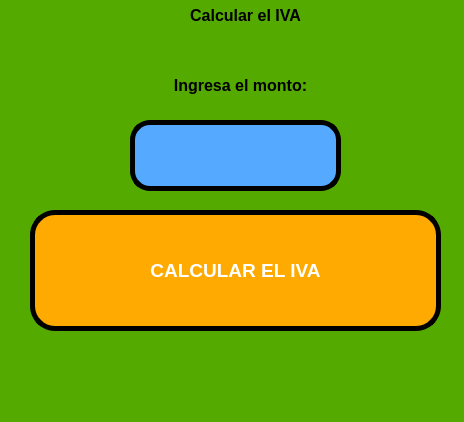
<?xml version="1.0" encoding="UTF-8"?>
<ui version="4.0">
 <class>MainWindow</class>
 <widget class="QMainWindow" name="MainWindow">
  <property name="geometry">
   <rect>
    <x>0</x>
    <y>0</y>
    <width>464</width>
    <height>422</height>
   </rect>
  </property>
  <property name="windowTitle">
   <string>MainWindow</string>
  </property>
  <property name="styleSheet">
   <string notr="true">background-color: rgb(85, 170, 0);</string>
  </property>
  <widget class="QWidget" name="centralwidget">
   <widget class="QPushButton" name="btn_calcular">
    <property name="geometry">
     <rect>
      <x>30</x>
      <y>210</y>
      <width>411</width>
      <height>121</height>
     </rect>
    </property>
    <property name="font">
     <font>
      <pointsize>14</pointsize>
      <weight>75</weight>
      <bold>true</bold>
     </font>
    </property>
    <property name="layoutDirection">
     <enum>Qt::LeftToRight</enum>
    </property>
    <property name="styleSheet">
     <string notr="true">background-color: rgb(255, 170, 0);
color: rgb(255, 255, 255);
border-radius: 25px;
border:  5px solid black;</string>
    </property>
    <property name="text">
     <string>CALCULAR EL IVA</string>
    </property>
   </widget>
   <widget class="QLabel" name="label">
    <property name="geometry">
     <rect>
      <x>140</x>
      <y>60</y>
      <width>201</width>
      <height>51</height>
     </rect>
    </property>
    <property name="text">
     <string>&lt;html&gt;&lt;head/&gt;&lt;body&gt;&lt;p align=&quot;center&quot;&gt;&lt;span style=&quot; font-size:12pt; font-weight:600;&quot;&gt;Ingresa el monto:&lt;/span&gt;&lt;/p&gt;&lt;/body&gt;&lt;/html&gt;</string>
    </property>
   </widget>
   <widget class="QLineEdit" name="txt_IVA">
    <property name="geometry">
     <rect>
      <x>130</x>
      <y>120</y>
      <width>211</width>
      <height>71</height>
     </rect>
    </property>
    <property name="layoutDirection">
     <enum>Qt::LeftToRight</enum>
    </property>
    <property name="styleSheet">
     <string notr="true">background-color: rgb(85, 170, 255);
border-radius:20px;
border:  5px solid black;</string>
    </property>
    <property name="text">
     <string/>
    </property>
    <property name="alignment">
     <set>Qt::AlignCenter</set>
    </property>
   </widget>
   <widget class="QLabel" name="label_3">
    <property name="geometry">
     <rect>
      <x>100</x>
      <y>-10</y>
      <width>291</width>
      <height>51</height>
     </rect>
    </property>
    <property name="text">
     <string>&lt;html&gt;&lt;head/&gt;&lt;body&gt;&lt;p align=&quot;center&quot;&gt;&lt;span style=&quot; font-size:12pt; font-weight:600;&quot;&gt;Calcular el IVA&lt;/span&gt;&lt;/p&gt;&lt;/body&gt;&lt;/html&gt;</string>
    </property>
    <property name="alignment">
     <set>Qt::AlignCenter</set>
    </property>
   </widget>
   <zorder>label</zorder>
   <zorder>btn_calcular</zorder>
   <zorder>txt_IVA</zorder>
   <zorder>label_3</zorder>
  </widget>
  <widget class="QMenuBar" name="menubar">
   <property name="geometry">
    <rect>
     <x>0</x>
     <y>0</y>
     <width>464</width>
     <height>26</height>
    </rect>
   </property>
  </widget>
  <widget class="QStatusBar" name="statusbar"/>
 </widget>
 <resources/>
 <connections/>
</ui>
